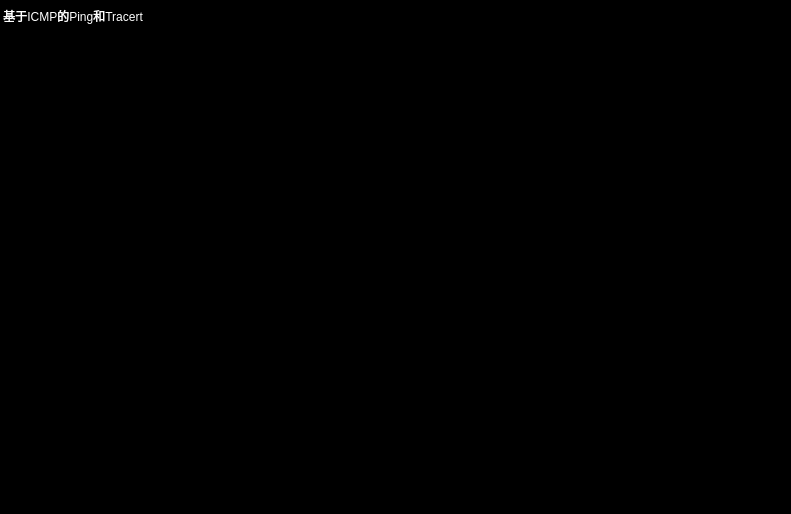
<?xml version="1.0" encoding="UTF-8"?>
<ui version="4.0">
 <class>Form</class>
 <widget class="QWidget" name="Form">
  <property name="geometry">
   <rect>
    <x>0</x>
    <y>0</y>
    <width>791</width>
    <height>514</height>
   </rect>
  </property>
  <property name="windowTitle">
   <string>Form</string>
  </property>
  <widget class="QScrollArea" name="scrollArea">
   <property name="geometry">
    <rect>
     <x>0</x>
     <y>30</y>
     <width>791</width>
     <height>501</height>
    </rect>
   </property>
   <property name="styleSheet">
    <string notr="true">#scrollArea{
	background-color: rgb(0, 0, 0);
}</string>
   </property>
   <property name="widgetResizable">
    <bool>true</bool>
   </property>
   <widget class="QWidget" name="scrollAreaWidgetContents">
    <property name="geometry">
     <rect>
      <x>0</x>
      <y>0</y>
      <width>789</width>
      <height>499</height>
     </rect>
    </property>
    <widget class="QTextEdit" name="textEdit">
     <property name="geometry">
      <rect>
       <x>0</x>
       <y>0</y>
       <width>801</width>
       <height>501</height>
      </rect>
     </property>
     <property name="styleSheet">
      <string notr="true">#textEdit{
	
	font: 10pt &quot;Arial&quot;;
	font-color:rgb(255, 255, 255);
	background-color:rgb(0, 0, 0);
	selection-color: rgb(255, 255, 255);
}</string>
     </property>
    </widget>
   </widget>
  </widget>
  <widget class="QLabel" name="label">
   <property name="geometry">
    <rect>
     <x>0</x>
     <y>0</y>
     <width>791</width>
     <height>31</height>
    </rect>
   </property>
   <property name="styleSheet">
    <string notr="true">#label{
	background-color:rgb(0, 0, 0);
	font: 75 10pt &quot;Arial&quot;;
	color: rgb(255, 255, 255);
}</string>
   </property>
   <property name="text">
    <string> 基于ICMP的Ping和Tracert</string>
   </property>
  </widget>
 </widget>
 <resources/>
 <connections/>
</ui>
